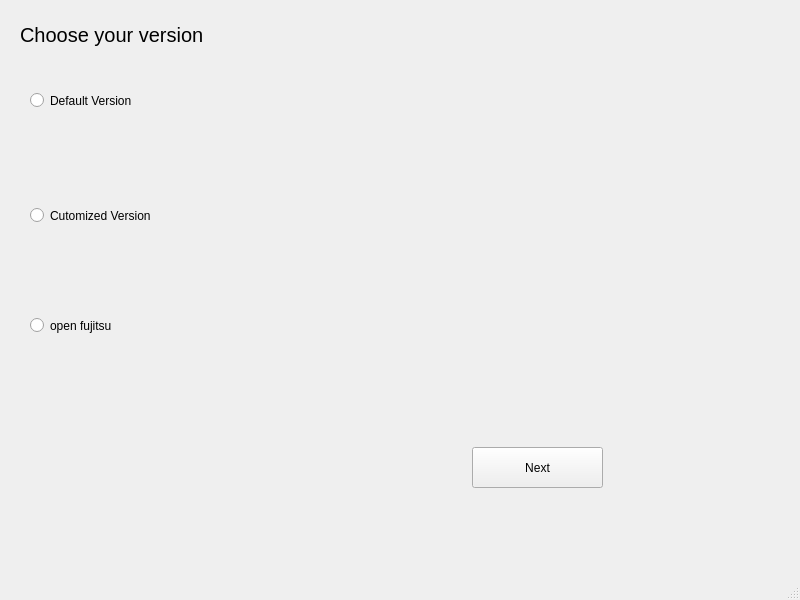
<?xml version="1.0" encoding="UTF-8"?>
<ui version="4.0">
 <class>MainWindow</class>
 <widget class="QMainWindow" name="MainWindow">
  <property name="geometry">
   <rect>
    <x>0</x>
    <y>0</y>
    <width>800</width>
    <height>600</height>
   </rect>
  </property>
  <property name="windowTitle">
   <string>MainWindow</string>
  </property>
  <widget class="QWidget" name="centralwidget">
   <widget class="QRadioButton" name="radioButton">
    <property name="geometry">
     <rect>
      <x>30</x>
      <y>70</y>
      <width>231</width>
      <height>61</height>
     </rect>
    </property>
    <property name="font">
     <font>
      <pointsize>9</pointsize>
     </font>
    </property>
    <property name="text">
     <string>Default Version</string>
    </property>
   </widget>
   <widget class="QRadioButton" name="radioButton_2">
    <property name="geometry">
     <rect>
      <x>30</x>
      <y>170</y>
      <width>211</width>
      <height>91</height>
     </rect>
    </property>
    <property name="font">
     <font>
      <pointsize>9</pointsize>
     </font>
    </property>
    <property name="text">
     <string>Cutomized Version</string>
    </property>
   </widget>
   <widget class="QLabel" name="label">
    <property name="geometry">
     <rect>
      <x>20</x>
      <y>20</y>
      <width>311</width>
      <height>30</height>
     </rect>
    </property>
    <property name="font">
     <font>
      <pointsize>15</pointsize>
     </font>
    </property>
    <property name="text">
     <string>Choose your version</string>
    </property>
   </widget>
   <widget class="QPushButton" name="pushButton">
    <property name="geometry">
     <rect>
      <x>472</x>
      <y>447</y>
      <width>131</width>
      <height>41</height>
     </rect>
    </property>
    <property name="text">
     <string>Next</string>
    </property>
   </widget>
   <widget class="QRadioButton" name="radioButton_3">
    <property name="geometry">
     <rect>
      <x>30</x>
      <y>280</y>
      <width>211</width>
      <height>91</height>
     </rect>
    </property>
    <property name="font">
     <font>
      <pointsize>9</pointsize>
     </font>
    </property>
    <property name="text">
     <string>open fujitsu</string>
    </property>
   </widget>
  </widget>
  <widget class="QMenuBar" name="menubar">
   <property name="geometry">
    <rect>
     <x>0</x>
     <y>0</y>
     <width>800</width>
     <height>26</height>
    </rect>
   </property>
  </widget>
  <widget class="QStatusBar" name="statusbar"/>
 </widget>
 <resources/>
 <connections/>
</ui>
